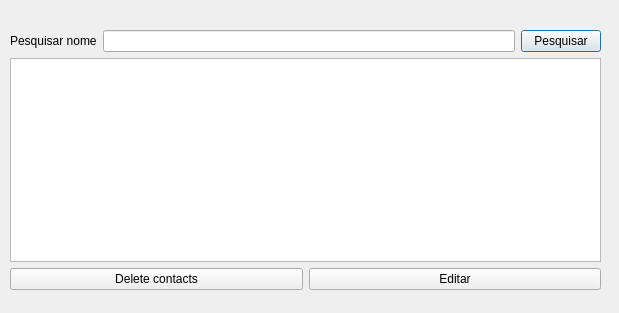
<?xml version="1.0" encoding="UTF-8"?>
<ui version="4.0">
 <class>Fm_pesquisaContatos</class>
 <widget class="QDialog" name="Fm_pesquisaContatos">
  <property name="geometry">
   <rect>
    <x>0</x>
    <y>0</y>
    <width>619</width>
    <height>313</height>
   </rect>
  </property>
  <property name="windowTitle">
   <string>Dialog</string>
  </property>
  <widget class="QWidget" name="">
   <property name="geometry">
    <rect>
     <x>10</x>
     <y>30</y>
     <width>591</width>
     <height>260</height>
    </rect>
   </property>
   <layout class="QVBoxLayout" name="verticalLayout_2">
    <item>
     <layout class="QVBoxLayout" name="verticalLayout">
      <item>
       <layout class="QHBoxLayout" name="horizontalLayout">
        <item>
         <widget class="QLabel" name="btn_Search_Name">
          <property name="text">
           <string>Pesquisar nome</string>
          </property>
         </widget>
        </item>
        <item>
         <widget class="QLineEdit" name="txt_searchName"/>
        </item>
        <item>
         <widget class="QPushButton" name="btn_search">
          <property name="text">
           <string>Pesquisar</string>
          </property>
         </widget>
        </item>
       </layout>
      </item>
      <item>
       <widget class="QTableWidget" name="tw_contatos"/>
      </item>
     </layout>
    </item>
    <item>
     <layout class="QHBoxLayout" name="horizontalLayout_2">
      <item>
       <widget class="QPushButton" name="btn_deleteContact">
        <property name="text">
         <string>Delete contacts</string>
        </property>
       </widget>
      </item>
      <item>
       <widget class="QPushButton" name="btn_Edit">
        <property name="text">
         <string>Editar</string>
        </property>
       </widget>
      </item>
     </layout>
    </item>
   </layout>
  </widget>
 </widget>
 <resources/>
 <connections/>
</ui>
